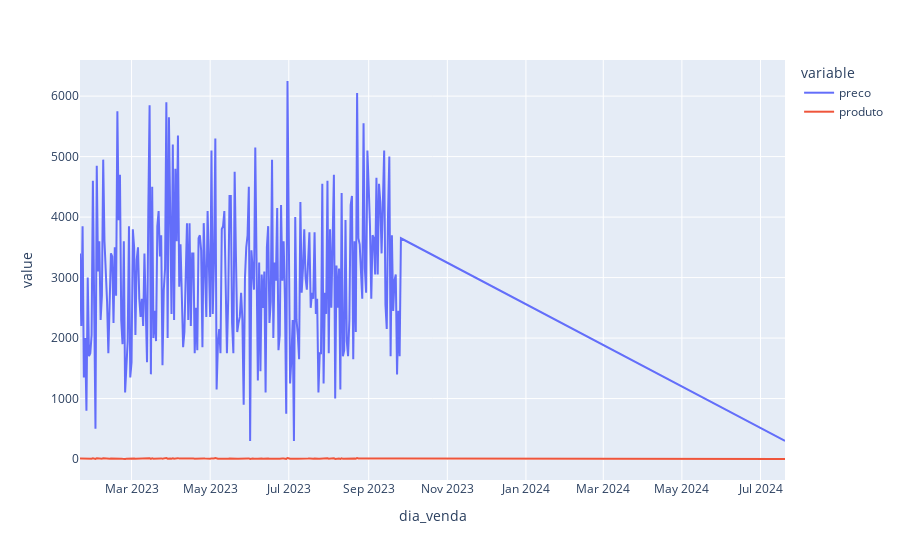

Notebook cell for this chart:
### Code cell
px.line(df_vendas_dia)

### Figure 1 — Plotly figure (JSON) as saved in the notebook; plotly's stock layout.template omitted (floating-point values rounded to 4 significant figures; data arrays with more than 128 entries replaced by an {"elided": "..."} marker saying what was removed)
{"data": [{"hovertemplate": "variable=preco<br>dia_venda=%{x}<br>value=%{y}<extra></extra>", "legendgroup": "preco", "line": {"color": "#636efa", "dash": "solid"}, "marker": {"symbol": "circle"}, "mode": "lines", "name": "preco", "orientation": "v", "showlegend": true, "type": "scatter", "x": {"elided": "251 str values"}, "xaxis": "x", "y": {"elided": "251 int values"}, "yaxis": "y"}, {"hovertemplate": "variable=produto<br>dia_venda=%{x}<br>value=%{y}<extra></extra>", "legendgroup": "produto", "line": {"color": "#EF553B", "dash": "solid"}, "marker": {"symbol": "circle"}, "mode": "lines", "name": "produto", "orientation": "v", "showlegend": true, "type": "scatter", "x": {"elided": "251 str values"}, "xaxis": "x", "y": {"elided": "251 int values"}, "yaxis": "y"}], "layout": {"legend": {"title": {"text": "variable"}, "tracegroupgap": 0}, "margin": {"t": 60}, "xaxis": {"anchor": "y", "domain": [0, 1], "title": {"text": "dia_venda"}}, "yaxis": {"anchor": "x", "domain": [0, 1], "title": {"text": "value"}}}}
